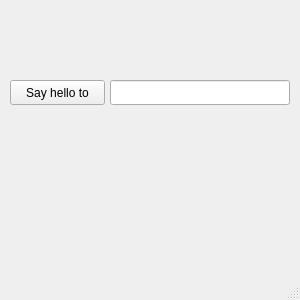
<?xml version="1.0" encoding="UTF-8"?>
<ui version="4.0">
 <class>MainWindow</class>
 <widget class="QMainWindow" name="MainWindow">
  <property name="geometry">
   <rect>
    <x>0</x>
    <y>0</y>
    <width>300</width>
    <height>300</height>
   </rect>
  </property>
  <property name="windowTitle">
   <string>MainWindow</string>
  </property>
  <widget class="QWidget" name="centralwidget">
   <widget class="QLineEdit" name="lineEdit">
    <property name="geometry">
     <rect>
      <x>110</x>
      <y>80</y>
      <width>180</width>
      <height>25</height>
     </rect>
    </property>
    <property name="text">
     <string/>
    </property>
   </widget>
   <widget class="QPushButton" name="pushButton">
    <property name="geometry">
     <rect>
      <x>10</x>
      <y>80</y>
      <width>95</width>
      <height>25</height>
     </rect>
    </property>
    <property name="text">
     <string>Say hello to</string>
    </property>
   </widget>
   <widget class="QLabel" name="label">
    <property name="geometry">
     <rect>
      <x>10</x>
      <y>150</y>
      <width>280</width>
      <height>40</height>
     </rect>
    </property>
    <property name="font">
     <font>
      <pointsize>18</pointsize>
     </font>
    </property>
    <property name="text">
     <string/>
    </property>
    <property name="alignment">
     <set>Qt::AlignmentFlag::AlignCenter</set>
    </property>
   </widget>
  </widget>
  <widget class="QMenuBar" name="menubar">
   <property name="geometry">
    <rect>
     <x>0</x>
     <y>0</y>
     <width>300</width>
     <height>21</height>
    </rect>
   </property>
  </widget>
  <widget class="QStatusBar" name="statusbar"/>
 </widget>
 <resources/>
 <connections/>
</ui>
